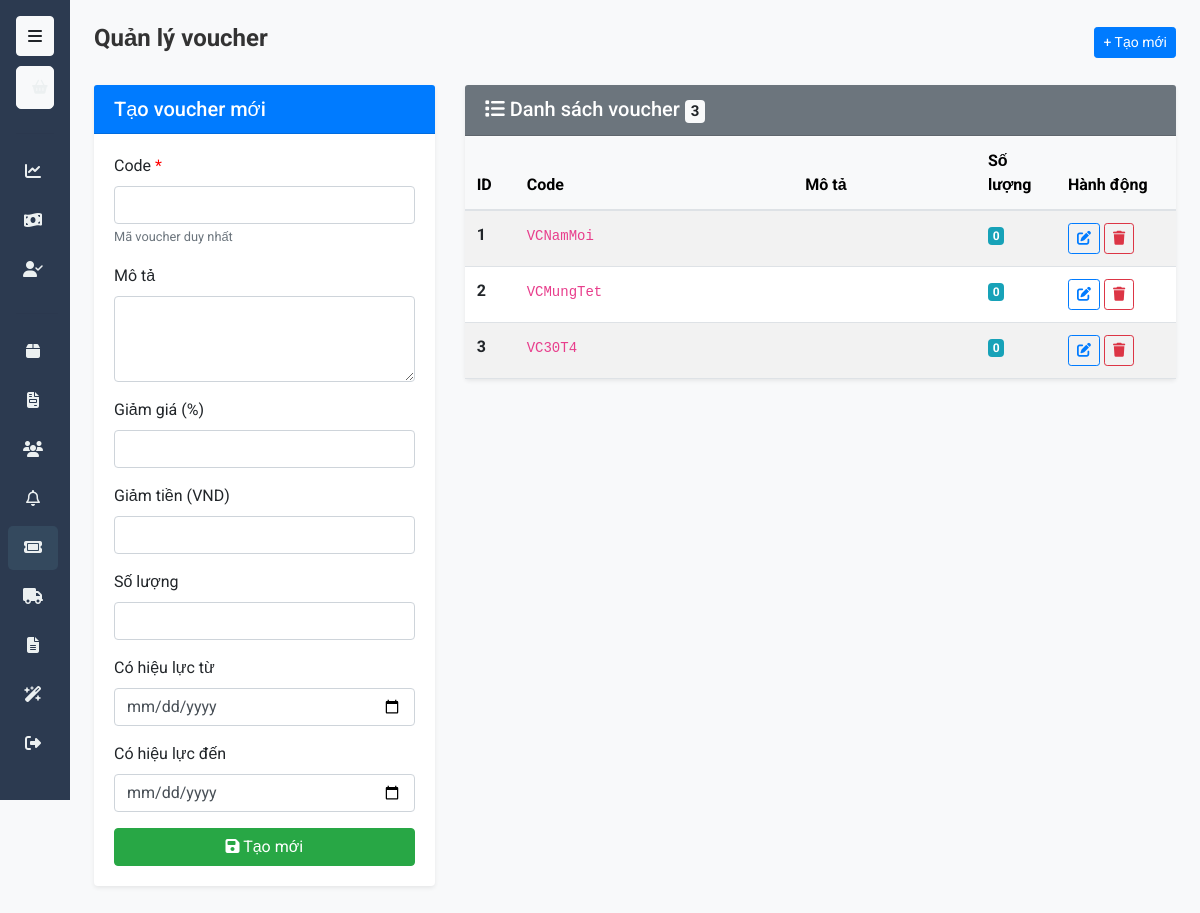
The page /admin/vouchers.php on the database its author committed.
### tables this page shows
CREATE TABLE IF NOT EXISTS `Vouchers` (
  `id` INT AUTO_INCREMENT PRIMARY KEY,
  `Code` VARCHAR(100) NOT NULL,
  `Description` TEXT,
  `DiscountPercent` INT DEFAULT NULL,
  `DiscountAmount` DECIMAL(10,2) DEFAULT NULL,
  `ValidFrom` DATE DEFAULT NULL,
  `ValidTo` DATE DEFAULT NULL,
  `Quantity` INT DEFAULT NULL,
  `CreatedAt` TIMESTAMP DEFAULT CURRENT_TIMESTAMP
);

### model/m_voucher.php (called while the page is built, shortened)
<?php
class M_voucher extends M_database {
    public function getAll($limit = 50) {
        $conn = $this->getConnection();
        $limit = (int)$limit;
        $stmt = $conn->prepare("SELECT * FROM Vouchers ORDER BY CreatedAt DESC LIMIT " . $limit);
        if (!$stmt->execute()) {
            error_log("Voucher getAll execute error: " . $stmt->error);
            return null;
        }
        return $stmt->get_result();
    }
}
?>

### admin/vouchers.php (the view, shortened to what this page needs)
<?php include "../template/sidebar.php"; ?>
<?php
    require_once '../model/m_voucher.php';
    $m = new M_voucher();
    $res = $m->getAll(200);
?>
<?php include('../template/head.php');
$id = intval($_GET['id'] ?? 0);
$item = $id ? $m->getById($id) : null;
?>
<div class="bg-light flex-fill">
    <div id="mainContent" class="p-4">
        <div class="d-flex justify-content-between align-items-center mb-4">
            <h4 class="fw-bold">Quản lý voucher</h4>
            <a href="vouchers.php" class="btn btn-primary btn-sm">+ Tạo mới</a>
        </div>
        <div class="row">
            <div class="col-lg-4">
                <div class="card shadow-sm border-0 mb-4">
                    <div class="card-header bg-primary text-white">
                        <h5 class="mb-0"><?= $item ? 'Sửa voucher' : 'Tạo voucher mới' ?></h5>
                    </div>
                    <div class="card-body">
                        <form method="post" action="../controller/c_voucher.php">
                            <div class="mb-3">
                                <label class="form-label">Code <span style="color:red;">*</span></label>
                                <input type="text" name="Code" class="form-control" value="<?= htmlspecialchars($item['Code'] ?? '') ?>" required>
                                <small class="text-muted">Mã voucher duy nhất</small>
                            </div>
                            <div class="mb-3">
                                <label class="form-label">Mô tả</label>
                                <textarea name="Description" class="form-control" rows="3"><?= htmlspecialchars($item['Description'] ?? '') ?></textarea>
                            </div>
                            <div class="mb-3">
                                <label class="form-label">Giảm giá (%)</label>
                                <input type="number" name="DiscountPercent" class="form-control" min="0" max="100" value="<?= htmlspecialchars($item['DiscountPercent'] ?? '') ?>">
                            </div>
                            <div class="mb-3">
                                <label class="form-label">Giảm tiền (VND)</label>
                                <input type="number" name="DiscountAmount" step="0.01" class="form-control" min="0" value="<?= htmlspecialchars($item['DiscountAmount'] ?? '') ?>">
                            </div>
                            <div class="mb-3">
                                <label class="form-label">Số lượng</label>
                                <input type="number" name="Quantity" class="form-control" min="0" value="<?= htmlspecialchars($item['Quantity'] ?? '') ?>">
                            </div>
                            <div class="mb-3">
                                <label class="form-label">Có hiệu lực từ</label>
                                <input type="date" name="ValidFrom" class="form-control" value="<?= htmlspecialchars($item['ValidFrom'] ?? '') ?>">
                            </div>
                            <div class="mb-3">
                                <label class="form-label">Có hiệu lực đến</label>
                                <input type="date" name="ValidTo" class="form-control" value="<?= htmlspecialchars($item['ValidTo'] ?? '') ?>">
                            </div>
                            <div class="d-grid gap-2">
                                <button type="submit" class="btn btn-success">
                                    <i class="fas fa-save"></i> <?= $item ? 'Cập nhật' : 'Tạo mới' ?>
                                </button>
                            </div>
                        </form>
                    </div>
                </div>
            </div>
            <div class="col-lg-8">
                <div class="card shadow-sm border-0">
                    <div class="card-header bg-secondary text-white">
                        <h5 class="mb-0">
                            <i class="fas fa-list"></i> Danh sách voucher
                            <?php if ($res && $res->num_rows > 0): ?>
                                <span class="badge badge-light"><?= $res->num_rows ?></span>
                            <?php endif; ?>
                        </h5>
                    </div>
                    <div class="card-body p-0">
                        <div class="table-responsive">
                            <table class="table table-striped table-hover mb-0">
                                <thead class="table-light">
                                    <tr>
                                        <th style="width: 50px;">ID</th>
                                        <th>Code</th>
                                        <th>Mô tả</th>
                                        <th style="width: 80px;">Số lượng</th>
                                        <th style="width: 120px;">Hành động</th>
                                    </tr>
                                </thead>
                                <tbody>
                                    <?php if ($res && $res->num_rows > 0):
                                        while ($row = $res->fetch_assoc()):
                                    ?>
                                        <tr>
                                            <td><strong><?= $row['id'] ?></strong></td>
                                            <td><code><?= htmlspecialchars($row['Code']) ?></code></td>
                                            <td><small><?= htmlspecialchars(substr($row['Description'], 0, 40)) ?></small></td>
                                            <td><span class="badge badge-info"><?= intval($row['Quantity']) ?></span></td>
                                            <td>
                                                <a href="vouchers.php?id=<?= $row['id'] ?>" class="btn btn-sm btn-outline-primary" title="Sửa">
                                                    <i class="fas fa-edit"></i>
                                                </a>
                                                <a href="../controller/c_voucher.php?action=delete&id=<?= $row['id'] ?>" class="btn btn-sm btn-outline-danger" onclick="return confirm('Bạn chắc chắn muốn xóa?')" title="Xóa">
                                                    <i class="fas fa-trash"></i>
                                                </a>
                                            </td>
                                        </tr>
                                    <?php
                                        endwhile;
                                    endif; ?>
                                </tbody>
                            </table>
                        </div>
                    </div>
                </div>
            </div>
        </div>
    </div>
</div>

### public/CSS/base.css (style rules this page uses)
* { margin: 0; padding: 0; box-sizing: border-box; }
body { font-family: 'Roboto', sans-serif !important; }
:root { --main-color: #FF5722; --second-color: #2980b9; --third-color: #ecf0f1; --fourth-color: #e74c3c; --fifth-color: #2ecc71; }
body { font-family: 'Arial', sans-serif; background-color: #F5F5F5; color: #333; }
html, body { height: 100%; }
body { display: flex; flex-direction: column; min-height: 100vh; }

### template/sidebar.php (style rules this page uses)
html, body { height: 100%; font-family: 'Segoe UI', sans-serif; }
#mainContent { margin-left: 70px; }

### template/head.php (style rules this page uses)
html, body { height: 100%; }
body { display: flex; flex-direction: column; min-height: 100vh; }

### rows shown on the page
vouchers: id "1", Code "VCNamMoi", Quantity "0"
vouchers: id "2", Code "VCMungTet", Quantity "0"
vouchers: id "3", Code "VC30T4", Quantity "0"

### other values the page prints
$res->num_rows "3"
